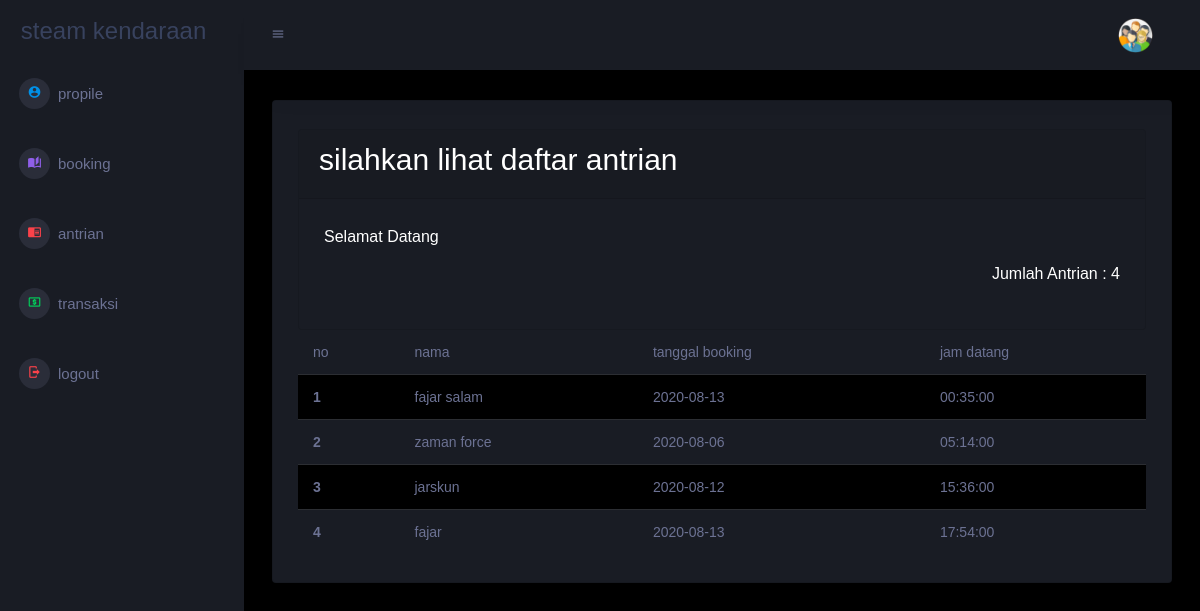
/index.php/booking, run on the app's committed database.
### tables this page shows
CREATE TABLE `kendaraan` (
  `id` int(11) NOT NULL,
  `user_id` int(11) NOT NULL,
  `id_kategori` int(11) NOT NULL,
  `id_merek` int(11) NOT NULL,
  `nama` varchar(128) NOT NULL,
  `sim` int(11) NOT NULL,
  `stnk` int(11) NOT NULL,
  `bpkb` int(11) NOT NULL,
  `date` date NOT NULL,
  `ket` varchar(128) NOT NULL,
  `time` time NOT NULL
);

### application/controllers/Booking.php (called while the page is built, shortened)
<?php
class Booking extends CI_Controller
{
    public function index()
    {
        $data['allantrian'] = $this->db->get('kendaraan')->result_array();
        $data['user'] = $this->db->get_where('user', ['email' => $this->session->userdata('email')])->row_array();
        $data['antrian'] = $this->db->get('kendaraan')->result_array();
        $data['jumlah'] = $this->db->get('kendaraan')->num_rows();
        $this->load->view('templates/header', $data);
        $this->load->view('templates/sidebar', $data);
        $this->load->view('templates/topbar', $data);
        $this->load->view('antrian', $data);
        $this->load->view('templates/footer', $data);
    }
}

### index.php (called while the page is built, shortened)
<?php
require_once BASEPATH.'core/CodeIgniter.php';

### application/views/antrian.php (the view, shortened to what this page needs)
<div class="main-panel">
    <div class="content-wrapper">
        <div class="row">
            <div class="col-lg-12 grid-margin stretch-card">
                <div class="card">
                    <div class="card-body">
                        <div class="table-responsive">
                            <div class="card">
                                <div class="card-header">
                                    <h2>silahkan lihat daftar antrian</h2>
                                </div>
                                <div class="card-body">
                                    <h5 class="card-title">selamat datang <?= $user['nama']; ?></h5>
                                    <h5 class="card-title float-right">jumlah antrian : <?= $jumlah; ?></h5>
                                </div>
                            </div>
                            <table class="table table-striped">
                                <thead>
                                    <tr>
                                        <th scope="col"> no </th>
                                        <th scope="col">nama</th>
                                        <th scope="col"> tanggal booking </th>
                                        <th scope="col"> jam datang </th>
                                    </tr>
                                </thead>
                                <tbody>
                                    <tr>
                                    <tr>
                                        <?php $no = 1 ?>
                                        <?php foreach ($allantrian as $an) : ?>
                                    <tr>
                                        <th scope="row"><?= $no++ ?></th>
                                        <td> <?= $an['nama']; ?> </td>
                                        <td> <?= $an['date']; ?> </td>
                                        <td> <?= $an['time']; ?> </td>
                                    </tr>
                                <?php endforeach; ?>
                                </tbody>
                            </table>
                        </div>
                    </div>
                </div>

### data on the page
kendaraan: nama "fajar salam", date "2020-08-13", time "00:35:00"
kendaraan: nama "zaman force", date "2020-08-06", time "05:14:00"
kendaraan: nama "jarskun", date "2020-08-12", time "15:36:00"
kendaraan: nama "fajar", date "2020-08-13", time "17:54:00"

### other printed values
$jumlah "4"
